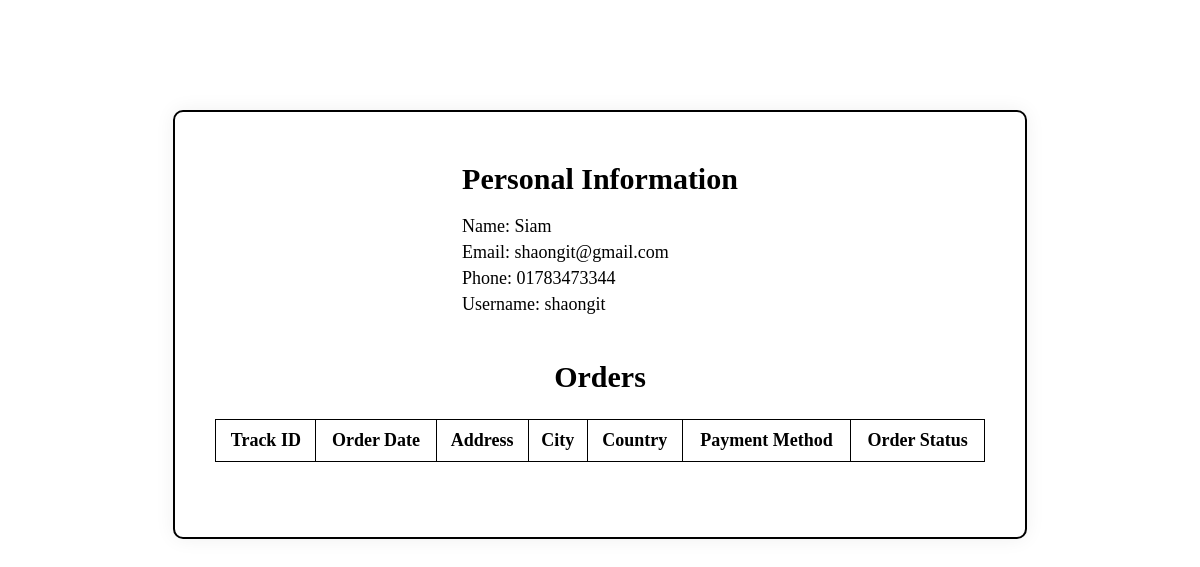
Page /dashboard.php (signed in) on the earlier database version.
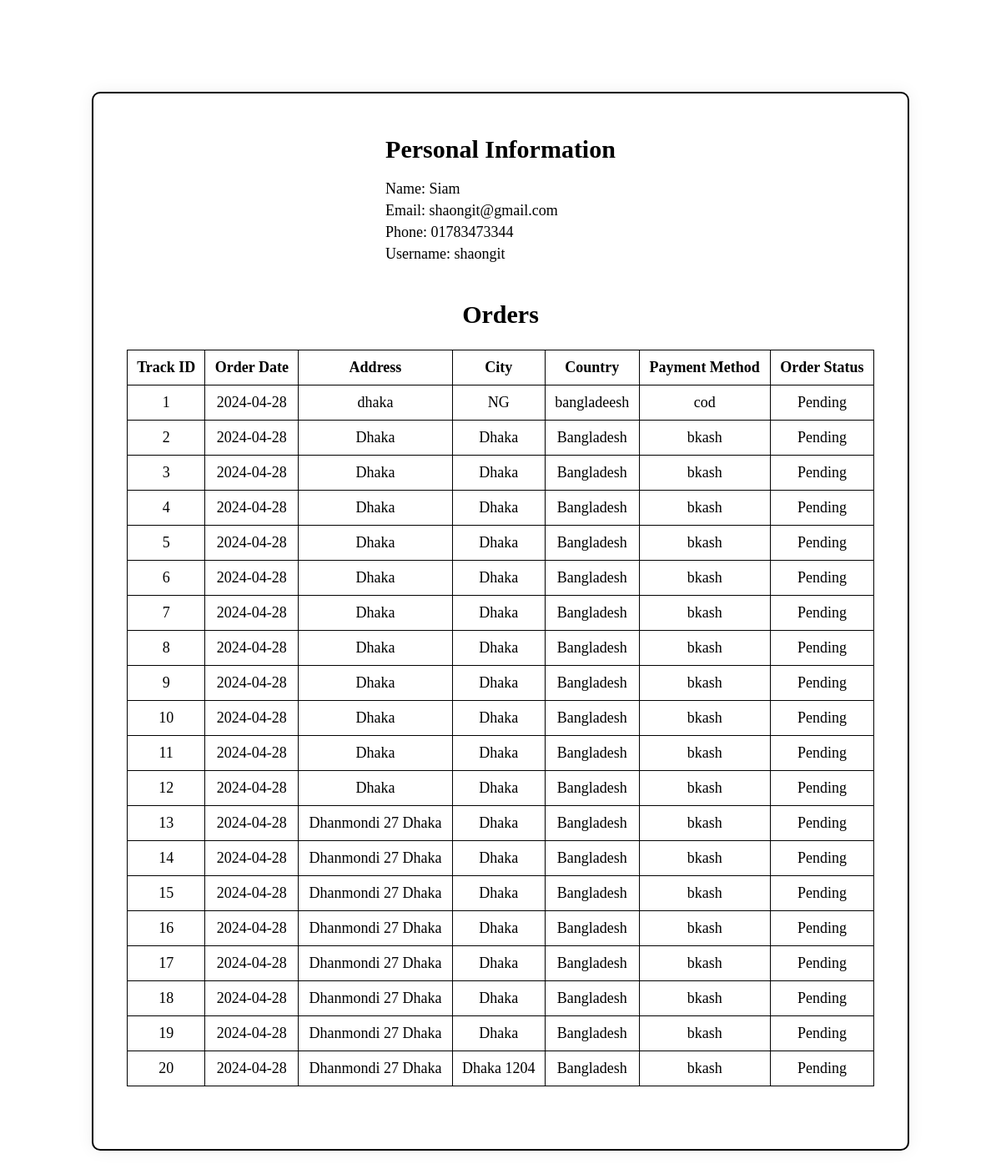
Same page on the later database version.
### tables this page shows
CREATE TABLE `users` (
  `full_name` varchar(255) NOT NULL,
  `username` varchar(255) NOT NULL,
  `email` varchar(255) NOT NULL,
  `password` varchar(255) NOT NULL,
  `phone` varchar(255) NOT NULL,
  `registered_at` datetime NOT NULL DEFAULT current_timestamp(),
  `token` varchar(255) NOT NULL,
  `token_expire` datetime NOT NULL
);

CREATE TABLE `orders` (
  `order_id` int(11) NOT NULL,
  `user_email` varchar(255) NOT NULL,
  `order_date` date NOT NULL DEFAULT current_timestamp(),
  `address` varchar(255) NOT NULL,
  `city` varchar(255) NOT NULL,
  `country` varchar(255) NOT NULL,
  `payment_method` varchar(255) NOT NULL,
  `order_status` enum('Pending','Delivered','Rejected','Cancelled') NOT NULL
);

### dashboard.php (the view, shortened to what this page needs)
<?php
include 'components/header.php';
$query = "SELECT * FROM users WHERE email = '$_SESSION[email]'";
$result = mysqli_query($conn, $query);
$row = mysqli_fetch_array($result);
$name = $row['full_name'];
$email = $row['email'];
$phone = $row['phone'];
$username = $row['username'];
?>
<!DOCTYPE html>
<html>
<head>
    <link rel="stylesheet" type="text/css" href="dashboard.css">
<link rel="stylesheet" href="https://cdnjs.cloudflare.com/ajax/libs/font-awesome/5.11.2/css/all.css">
</head>
<body>
    <div class="home">
        <a href="index.php"><ion-icon name="home-outline"></ion-icon></a>
    </div>
<div class="card">
    <div class="card-body">
        <h2 class="card-title">Personal Information</h2>
        <p class="card-text">Name: <?php echo $name; ?></p>
        <p class="card-text">Email: <?php echo $email; ?></p>
        <p class="card-text">Phone: <?php echo $phone; ?></p>
        <p class="card-text">Username: <?php echo $username; ?></p>
    </div>
    <div class="orders">
        <h2>Orders</h2>
        <table>
            <tr>
                <th>Track ID</th>
                <th>Order Date</th>
                <th>Address</th>
                <th>City</th>
                <th>Country</th>
                <th>Payment Method</th>
                <th>Order Status</th>
            </tr>
            <?php
            $query = "SELECT * FROM orders WHERE user_email = '$_SESSION[email]'";
            $result = mysqli_query($conn, $query);
            while($row = mysqli_fetch_array($result)){
                echo "<tr>";
                echo "<td>" . $row['order_id'] . "</td>";
                echo "<td>" . $row['order_date'] . "</td>";
                echo "<td>" . $row['address'] . "</td>";
                echo "<td>" . $row['city'] . "</td>";
                echo "<td>" . $row['country'] . "</td>";
                echo "<td>" . $row['payment_method'] . "</td>";
                echo "<td>" . $row['order_status'] . "</td>";
                echo "</tr>";
            }
            ?>
    </div>
</div>
</body>
</html>

### dashboard.css (style rules this page uses)
* { margin: 5px; padding: 0; box-sizing: border-box; }
body { display: flex; flex-direction: column; justify-content: center; align-items: center; font-family: 'Montserrat'; background-color: white; background-size: cover; overflow: hidden; }
.card { display: flex; flex-direction: column; justify-content: center; align-items: center; position: relative; width: auto; height: auto; padding: 40px; margin: 100px; font-size: 18px; border: 2px solid black; border-radius: 10px; box-shadow: 0 0 20px #f0f0f0; background-color: white; color: black; }
.card h2 { margin-bottom: 20px; align-self: center; font-size: 30px; color: black; }
.orders { display: flex; flex-direction: column; justify-content: center; align-items: center; position: relative; width: 100%; height: 100%; margin: 30px; font-size: 18px; color: black; }
.orders table { width: 100%; border-collapse: collapse; border-spacing: 0; color: black; }
.orders th, td { border: 1px solid black; padding: 10px; text-align: center; color: black; }

Differences in the rows shown:
added orders: order_id "1", order_date "2024-04-28", address "dhaka", city "NG", country "bangladeesh", payment_method "cod", order_status "Pending"
added orders: order_id "2", order_date "2024-04-28", address "Dhaka", city "Dhaka", country "Bangladesh", payment_method "bkash", order_status "Pending"
added orders: order_id "3", order_date "2024-04-28", address "Dhaka", city "Dhaka", country "Bangladesh", payment_method "bkash", order_status "Pending"
added orders: order_id "4", order_date "2024-04-28", address "Dhaka", city "Dhaka", country "Bangladesh", payment_method "bkash", order_status "Pending"
added orders: order_id "5", order_date "2024-04-28", address "Dhaka", city "Dhaka", country "Bangladesh", payment_method "bkash", order_status "Pending"
added orders: order_id "6", order_date "2024-04-28", address "Dhaka", city "Dhaka", country "Bangladesh", payment_method "bkash", order_status "Pending"
added orders: order_id "7", order_date "2024-04-28", address "Dhaka", city "Dhaka", country "Bangladesh", payment_method "bkash", order_status "Pending"
added orders: order_id "8", order_date "2024-04-28", address "Dhaka", city "Dhaka", country "Bangladesh", payment_method "bkash", order_status "Pending"
added orders: order_id "9", order_date "2024-04-28", address "Dhaka", city "Dhaka", country "Bangladesh", payment_method "bkash", order_status "Pending"
added orders: order_id "10", order_date "2024-04-28", address "Dhaka", city "Dhaka", country "Bangladesh", payment_method "bkash", order_status "Pending"
added orders: order_id "11", order_date "2024-04-28", address "Dhaka", city "Dhaka", country "Bangladesh", payment_method "bkash", order_status "Pending"
added orders: order_id "12", order_date "2024-04-28", address "Dhaka", city "Dhaka", country "Bangladesh", payment_method "bkash", order_status "Pending"
added orders: order_id "13", order_date "2024-04-28", address "Dhanmondi 27 Dhaka", city "Dhaka", country "Bangladesh", payment_method "bkash", order_status "Pending"
added orders: order_id "14", order_date "2024-04-28", address "Dhanmondi 27 Dhaka", city "Dhaka", country "Bangladesh", payment_method "bkash", order_status "Pending"
added orders: order_id "15", order_date "2024-04-28", address "Dhanmondi 27 Dhaka", city "Dhaka", country "Bangladesh", payment_method "bkash", order_status "Pending"
added orders: order_id "16", order_date "2024-04-28", address "Dhanmondi 27 Dhaka", city "Dhaka", country "Bangladesh", payment_method "bkash", order_status "Pending"
added orders: order_id "17", order_date "2024-04-28", address "Dhanmondi 27 Dhaka", city "Dhaka", country "Bangladesh", payment_method "bkash", order_status "Pending"
added orders: order_id "18", order_date "2024-04-28", address "Dhanmondi 27 Dhaka", city "Dhaka", country "Bangladesh", payment_method "bkash", order_status "Pending"
added orders: order_id "19", order_date "2024-04-28", address "Dhanmondi 27 Dhaka", city "Dhaka", country "Bangladesh", payment_method "bkash", order_status "Pending"
added orders: order_id "20", order_date "2024-04-28", address "Dhanmondi 27 Dhaka", city "Dhaka 1204", country "Bangladesh", payment_method "bkash", order_status "Pending"
